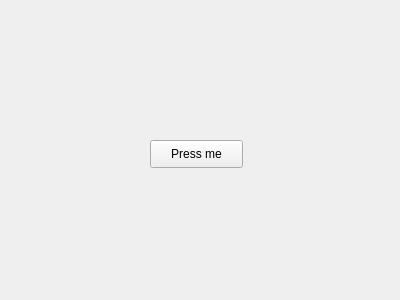
<?xml version="1.0" encoding="UTF-8"?>
<ui version="4.0">
 <class>Widget</class>
 <widget class="QWidget" name="Widget">
  <property name="geometry">
   <rect>
    <x>0</x>
    <y>0</y>
    <width>400</width>
    <height>300</height>
   </rect>
  </property>
  <property name="windowTitle">
   <string>Widget</string>
  </property>
  <widget class="QPushButton" name="pushButton">
   <property name="geometry">
    <rect>
     <x>150</x>
     <y>140</y>
     <width>93</width>
     <height>28</height>
    </rect>
   </property>
   <property name="text">
    <string>Press me</string>
   </property>
  </widget>
 </widget>
 <layoutdefault spacing="6" margin="11"/>
 <resources/>
 <connections/>
</ui>
